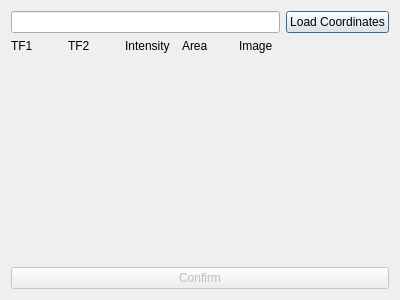
<?xml version="1.0" encoding="UTF-8"?>
<ui version="4.0">
 <class>CoordinateDialog</class>
 <widget class="QDialog" name="CoordinateDialog">
  <property name="geometry">
   <rect>
    <x>0</x>
    <y>0</y>
    <width>400</width>
    <height>300</height>
   </rect>
  </property>
  <property name="windowTitle">
   <string>Dialog</string>
  </property>
  <layout class="QVBoxLayout" name="verticalLayout_2" stretch="0,1,0">
   <item>
    <layout class="QVBoxLayout" name="verticalLayout">
     <item>
      <layout class="QHBoxLayout" name="horizontalLayout">
       <item>
        <widget class="QLineEdit" name="coordinate_entry"/>
       </item>
       <item>
        <widget class="QPushButton" name="load_coordinates">
         <property name="text">
          <string>Load Coordinates</string>
         </property>
        </widget>
       </item>
      </layout>
     </item>
    </layout>
   </item>
   <item>
    <layout class="QGridLayout" name="gridLayout" rowstretch="0,1" columnstretch="0,0,0,0,0" rowminimumheight="0,150" columnminimumwidth="0,0,0,0,150">
     <item row="1" column="0">
      <widget class="QLabel" name="tf1_label">
       <property name="text">
        <string/>
       </property>
      </widget>
     </item>
     <item row="0" column="4">
      <widget class="QLabel" name="label_4">
       <property name="text">
        <string>Image</string>
       </property>
      </widget>
     </item>
     <item row="0" column="3">
      <widget class="QLabel" name="label_3">
       <property name="text">
        <string>Area</string>
       </property>
      </widget>
     </item>
     <item row="0" column="0">
      <widget class="QLabel" name="label">
       <property name="text">
        <string>TF1</string>
       </property>
      </widget>
     </item>
     <item row="0" column="1">
      <widget class="QLabel" name="label_7">
       <property name="text">
        <string>TF2</string>
       </property>
      </widget>
     </item>
     <item row="1" column="3">
      <widget class="QLabel" name="area_label">
       <property name="text">
        <string/>
       </property>
      </widget>
     </item>
     <item row="1" column="4">
      <widget class="QLabel" name="image_label">
       <property name="text">
        <string/>
       </property>
      </widget>
     </item>
     <item row="0" column="2">
      <widget class="QLabel" name="label_8">
       <property name="text">
        <string>Intensity</string>
       </property>
      </widget>
     </item>
     <item row="1" column="1">
      <widget class="QLabel" name="tf2_label">
       <property name="text">
        <string/>
       </property>
      </widget>
     </item>
     <item row="1" column="2">
      <widget class="QLabel" name="intensity_label">
       <property name="text">
        <string/>
       </property>
      </widget>
     </item>
    </layout>
   </item>
   <item>
    <widget class="QPushButton" name="confirm">
     <property name="enabled">
      <bool>false</bool>
     </property>
     <property name="text">
      <string>Confirm</string>
     </property>
    </widget>
   </item>
  </layout>
 </widget>
 <resources/>
 <connections/>
</ui>
